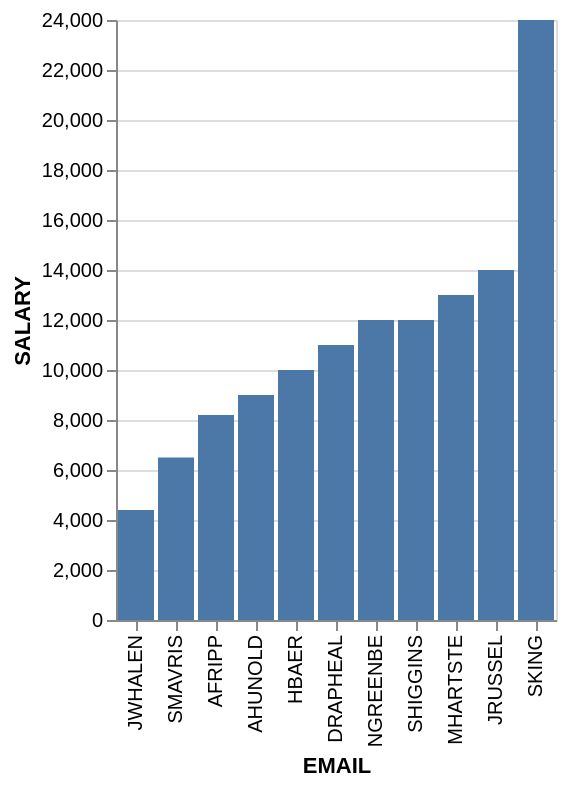

This figure's Vega-Lite source:
### Vega-Lite specification from a JSON file in a GitHub repository (floating-point values rounded to 4 significant figures)
{"data": {"values": [{"x_data": "JWHALEN", "y_data": 4400}, {"x_data": "SMAVRIS", "y_data": 6500}, {"x_data": "AFRIPP", "y_data": 8200}, {"x_data": "AHUNOLD", "y_data": 9000}, {"x_data": "HBAER", "y_data": 10000}, {"x_data": "DRAPHEAL", "y_data": 11000}, {"x_data": "NGREENBE", "y_data": 12000}, {"x_data": "SHIGGINS", "y_data": 12000}, {"x_data": "MHARTSTE", "y_data": 13000}, {"x_data": "JRUSSEL", "y_data": 14000}, {"x_data": "SKING", "y_data": 24000}]}, "mark": "bar", "encoding": {"x": {"field": "x_data", "type": "nominal", "title": "EMAIL", "sort": {"op": "sum", "field": "y_data", "order": "ascending"}}, "y": {"field": "y_data", "type": "quantitative", "title": "SALARY"}}}
